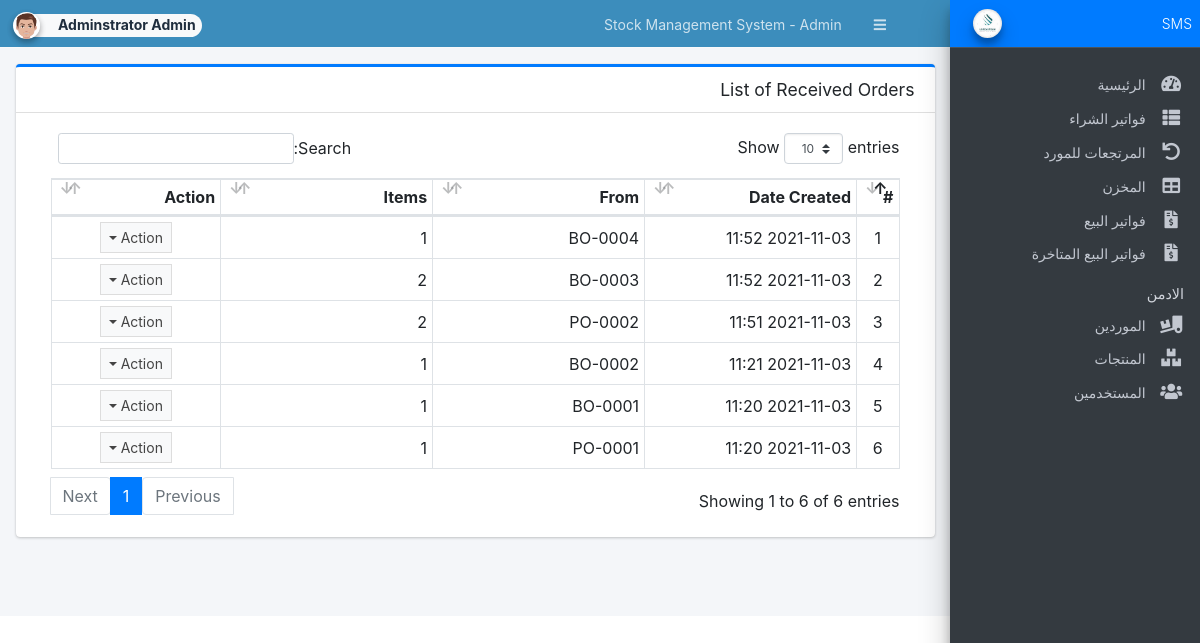
/admin/?page=receiving (signed in), run on the app's committed database.
### tables this page shows
CREATE TABLE `receiving_list` (
  `id` int(30) NOT NULL,
  `form_id` int(30) NOT NULL,
  `from_order` tinyint(1) NOT NULL DEFAULT 1 COMMENT '1=PO ,2 = BO',
  `amount` float NOT NULL DEFAULT 0,
  `discount_perc` float NOT NULL DEFAULT 0,
  `discount` float NOT NULL DEFAULT 0,
  `tax_perc` float NOT NULL DEFAULT 0,
  `tax` float NOT NULL DEFAULT 0,
  `stock_ids` text DEFAULT NULL,
  `remarks` text DEFAULT NULL,
  `date_created` datetime NOT NULL DEFAULT current_timestamp(),
  `date_updated` datetime NOT NULL DEFAULT current_timestamp() ON UPDATE current_timestamp()
);

CREATE TABLE `back_order_list` (
  `id` int(30) NOT NULL,
  `receiving_id` int(30) NOT NULL,
  `po_id` int(30) NOT NULL,
  `bo_code` varchar(50) NOT NULL,
  `supplier_id` int(30) NOT NULL,
  `amount` float NOT NULL,
  `discount_perc` float NOT NULL DEFAULT 0,
  `discount` float NOT NULL DEFAULT 0,
  `tax_perc` float NOT NULL DEFAULT 0,
  `tax` float NOT NULL DEFAULT 0,
  `remarks` text DEFAULT NULL,
  `status` tinyint(4) NOT NULL DEFAULT 0 COMMENT '0 = pending, 1 = partially received, 2 =received',
  `date_created` datetime NOT NULL DEFAULT current_timestamp(),
  `date_updated` datetime NOT NULL DEFAULT current_timestamp() ON UPDATE current_timestamp()
);

CREATE TABLE `purchase_order_list` (
  `id` int(30) NOT NULL,
  `po_code` varchar(50) NOT NULL,
  `supplier_id` int(30) NOT NULL,
  `amount` float NOT NULL,
  `discount_perc` float NOT NULL DEFAULT 0,
  `discount` float NOT NULL DEFAULT 0,
  `tax_perc` float NOT NULL DEFAULT 0,
  `paid` float NOT NULL DEFAULT 0,
  `remaining` float NOT NULL DEFAULT 0,
  `tax` float NOT NULL DEFAULT 0,
  `remarks` text NOT NULL,
  `status` tinyint(4) NOT NULL DEFAULT 2 COMMENT '0 = pending, 1 = partially received, 2 = received',
  `date_created` datetime NOT NULL DEFAULT current_timestamp(),
  `date_updated` datetime NOT NULL DEFAULT current_timestamp() ON UPDATE current_timestamp()
);

### config.php (called while the page is built, shortened)
<?php
require_once('classes/DBConnection.php');
require_once('classes/SystemSettings.php');
function validate_image($file){
	if(!empty($file)){
        $ex = explode('?',$file);
        $file = $ex[0];
        $param =  isset($ex[1]) ? '?'.$ex[1]  : '';
		if(is_file(base_app.$file)){
			return base_url.$file.$param;
		}else{
			return base_url.'dist/img/no-image-available.png';
		}
	}else{
		return base_url.'dist/img/no-image-available.png';
	}
}
function isMobileDevice(){
    $aMobileUA = array(
        '/iphone/i' => 'iPhone',
        '/ipod/i' => 'iPod',
        '/ipad/i' => 'iPad',
        '/android/i' => 'Android',
        '/blackberry/i' => 'BlackBerry',
        '/webos/i' => 'Mobile'
    );
    return false;
}
?>

### classes/DBConnection.php (called while the page is built, shortened)
<?php
class DBConnection{
    private $host = DB_SERVER;
    private $username = DB_USERNAME;
    private $password = DB_PASSWORD;
    private $database = DB_NAME;
    public $conn;
    public function __construct(){
        if (!isset($this->conn)) {
            $this->conn = new mysqli($this->host, $this->username, $this->password, $this->database);
        }
    }
}
?>

### classes/SystemSettings.php (called while the page is built, shortened)
<?php
class SystemSettings extends DBConnection{
	function userdata($field = ''){
		if(!empty($field)){
			if(isset($_SESSION['userdata'][$field]))
				return $_SESSION['userdata'][$field];
			else
				return null;
		}else{
			return false;
		}
	}
	function info($field=''){
		if(!empty($field)){
			if(isset($_SESSION['system_info'][$field]))
				return $_SESSION['system_info'][$field];
			else
				return false;
		}else{
			return false;
		}
	}
}
$_settings = new SystemSettings();
?>

### admin/receiving/index.php (the view, shortened to what this page needs)
<div class="card card-outline card-primary">
	<div class="card-header">
		<h3 class="card-title">List of Received Orders</h3>
	</div>
	<div class="card-body">
		<div class="container-fluid">
        <div class="container-fluid">
			<table class="table table-bordered table-stripped">
                    <colgroup>
                        <col width="5%">
                        <col width="25%">
                        <col width="25%">
                        <col width="25%">
                        <col width="20%">
                    </colgroup>
                    <thead>
                        <tr>
                            <th>#</th>
                            <th>Date Created</th>
                            <th>From</th>
                            <th>Items</th>
                            <th>Action</th>
                        </tr>
                    </thead>
                    <tbody>
                        <?php
                        $i = 1;
                        $qry = $conn->query("SELECT * FROM `receiving_list` order by `date_created` desc");
                        while($row = $qry->fetch_assoc()):
                            $row['items'] = explode(',',$row['stock_ids']);
                            if($row['from_order'] == 1){
                                $code = $conn->query("SELECT po_code from `purchase_order_list` where id='{$row['form_id']}' ")->fetch_assoc()['po_code'];
                            }else{
                                $code = $conn->query("SELECT bo_code from `back_order_list` where id='{$row['form_id']}' ")->fetch_assoc()['bo_code'];
                            }
                        ?>
                            <tr>
                                <td class="text-center"><?php echo $i++; ?></td>
                                <td><?php echo date("Y-m-d H:i",strtotime($row['date_created'])) ?></td>
                                <td><?php echo $code ?></td>
                                <td class="text-right"><?php echo number_format(count($row['items'])) ?></td>
                                <td align="center">
                                    <button type="button" class="btn btn-flat btn-default btn-sm dropdown-toggle dropdown-icon" data-toggle="dropdown">
                                            Action
                                    </button>
                                </td>
                            </tr>
                        <?php endwhile; ?>
                    </tbody>
                </table>
		</div>
		</div>
	</div>
</div>

### admin/index.php (shortened to what this page needs)
<?php require_once('../config.php'); ?>
 <!DOCTYPE html>
<html lang="ar" dir="rtl" class="" style="height: auto;">
<?php require_once('inc/header.php') ?>
  <body class="ar sidebar-mini layout-fixed control-sidebar-slide-open layout-navbar-fixed sidebar-mini-md sidebar-mini-xs" data-new-gr-c-s-check-loaded="14.991.0" data-gr-ext-installed="" style="height: auto;">
    <div class="wrapper">
     <?php require_once('inc/topBarNav.php') ?>
     <?php require_once('inc/navigation.php') ?>
     <?php $page = isset($_GET['page']) ? $_GET['page'] : 'home';  ?>
      <div class="content-wrapper pt-3" style="min-height: 567.854px;">
        <section class="content ">
          <div class="container-fluid">
            <?php
              if(!file_exists($page.".php") && !is_dir($page)){
                  include '404.html';
              }else{
                if(is_dir($page))
                  include $page.'/index.php';
                else
                  include $page.'.php';
              }
            ?>
          </div>
        </section>
      </div>
      <?php require_once('inc/footer.php') ?>
  </body>
</html>

### admin/inc/header.php (shortened to what this page needs)
<head>
    <link rel="stylesheet" href="<?php echo base_url ?>plugins/fontawesome-free/css/all.min.css">
    <link rel="stylesheet" href="<?php echo base_url ?>plugins/tempusdominus-bootstrap-4/css/tempusdominus-bootstrap-4.min.css">
  <link rel="stylesheet" href="<?php echo base_url ?>plugins/datatables-bs4/css/dataTables.bootstrap4.min.css">
  <link rel="stylesheet" href="<?php echo base_url ?>plugins/datatables-responsive/css/responsive.bootstrap4.min.css">
  <link rel="stylesheet" href="<?php echo base_url ?>plugins/datatables-buttons/css/buttons.bootstrap4.min.css">
  <link rel="stylesheet" href="<?php echo base_url ?>plugins/select2/css/select2.min.css">
  <link rel="stylesheet" href="<?php echo base_url ?>plugins/select2-bootstrap4-theme/select2-bootstrap4.min.css">
    <link rel="stylesheet" href="<?php echo base_url ?>plugins/icheck-bootstrap/icheck-bootstrap.min.css">
    <link rel="stylesheet" href="<?php echo base_url ?>plugins/jqvmap/jqvmap.min.css">
    <link rel="stylesheet" href="<?php echo base_url ?>dist/css/adminlte.css">
    <link rel="stylesheet" href="<?php echo base_url ?>dist/css/custom.css">
    <link rel="stylesheet" href="<?php echo base_url ?>plugins/overlayScrollbars/css/OverlayScrollbars.min.css">
    <link rel="stylesheet" href="<?php echo base_url ?>plugins/daterangepicker/daterangepicker.css">
    <link rel="stylesheet" href="<?php echo base_url ?>plugins/summernote/summernote-bs4.min.css">
  <link rel="stylesheet" href="<?php echo base_url ?>plugins/sweetalert2-theme-bootstrap-4/bootstrap-4.min.css">
  </head>

### admin/inc/topBarNav.php (shortened to what this page needs)
<nav class="main-header navbar navbar-expand navbar-dark border border-light border-top-0  border-left-0 border-right-0 navbar-light text-sm bg-lightblue">
  <ul class="navbar-nav">
    <li class="nav-item">
    <a class="nav-link" data-widget="pushmenu" href="#" role="button"><i class="fas fa-bars"></i></a>
    </li>
    <li class="nav-item d-none d-sm-inline-block">
      <a href="<?php echo base_url ?>" class="nav-link"><?php echo (!isMobileDevice()) ? $_settings->info('name'):$_settings->info('short_name'); ?> - Admin</a>
    </li>
  </ul>
  <ul class="navbar-nav ml-auto">
    <li class="nav-item">
      <div class="btn-group nav-link">
            <button type="button" class="btn btn-rounded badge badge-light dropdown-toggle dropdown-icon" data-toggle="dropdown">
              <span><img src="<?php echo validate_image($_settings->userdata('avatar')) ?>" class="img-circle elevation-2 user-img" alt="User Image"></span>
              <span class="ml-3"><?php echo ucwords($_settings->userdata('firstname').' '.$_settings->userdata('lastname')) ?></span>
            </button>
        </div>
    </li>
  </ul>
</nav>

### admin/inc/navigation.php (shortened to what this page needs)
<aside class="main-sidebar sidebar-dark-primary elevation-4 sidebar-no-expand">
  <a href="<?php echo base_url ?>admin" class="brand-link bg-primary text-sm">
  <img src="<?php echo validate_image($_settings->info('logo'))?>" alt="Store Logo" class="brand-image img-circle elevation-3 bg-black" style="width: 1.8rem;height: 1.8rem;max-height: unset">
  <span class="brand-text font-weight-light"><?php echo $_settings->info('short_name') ?></span>
  </a>
  <div class="sidebar os-host os-theme-light os-host-overflow os-host-overflow-y os-host-resize-disabled os-host-transition os-host-scrollbar-horizontal-hidden">
    <div class="os-content-glue" style="margin: 0px -8px; width: 249px; height: 646px;"></div>
    <div class="os-padding">
      <div class="os-viewport os-viewport-native-scrollbars-invisible" style="overflow-y: scroll;">
        <div class="os-content" style="padding: 0px 8px; height: 100%; width: 100%;">
          <nav class="mt-4">
             <ul class="nav nav-pills nav-sidebar flex-column text-sm nav-compact nav-flat nav-child-indent nav-collapse-hide-child" data-widget="treeview" role="menu" data-accordion="false">
              <li class="nav-item dropdown">
                <a href="./" class="nav-link nav-home">
                  <i class="nav-icon fas fa-tachometer-alt"></i>
                  <p>
                    الرئيسية
                  </p>
                </a>
              </li>
              <li class="nav-item">
                <a href="<?php echo base_url ?>admin/?page=purchase_order" class="nav-link nav-purchase_order">
                  <i class="nav-icon fas fa-th-list"></i>
                  <p>
                    فواتير الشراء
                  </p>
                </a>
              </li>
              <li class="nav-item">
                <a href="<?php echo base_url ?>admin/?page=return" class="nav-link nav-return">
                  <i class="nav-icon fas fa-undo"></i>
                  <p>
                    المرتجعات للمورد
                  </p>
                </a>
              </li>
              <li class="nav-item">
                <a href="<?php echo base_url ?>admin/?page=stocks" class="nav-link nav-stocks">
                  <i class="nav-icon fas fa-table"></i>
                  <p>
                      المخزن
                  </p>
                </a>
              </li>
              <li class="nav-item">
                <a href="<?php echo base_url ?>admin/?page=sales" class="nav-link nav-sales">
                  <i class="nav-icon fas fa-file-invoice-dollar"></i>
                  <p>
                     فواتير البيع
                  </p>
                </a>
              </li>
              <li class="nav-item">
                <a href="<?php echo base_url ?>admin/?page=sales-pending" class="nav-link nav-sales-pending">
                  <i class="nav-icon fas fa-file-invoice-dollar"></i>
                  <p>
                      فواتير  البيع المتاخرة
                  </p>
                </a>
              </li>
              <?php if($_settings->userdata('type') == 1): ?>
              <li class="nav-header">الادمن</li>
              <li class="nav-item dropdown">
                <a href="<?php echo base_url ?>admin/?page=maintenance/supplier" class="nav-link nav-maintenance_supplier">
                  <i class="nav-icon fas fa-truck-loading"></i>
                  <p>
                   الموردين
                  </p>
                </a>
              </li>
              <li class="nav-item dropdown">
                <a href="<?php echo base_url ?>admin/?page=maintenance/item" class="nav-link nav-maintenance_item">
                  <i class="nav-icon fas fa-boxes"></i>
                  <p>
                    المنتجات
                  </p>
                </a>
              </li>
              <li class="nav-item dropdown">
                <a href="<?php echo base_url ?>admin/?page=user/list" class="nav-link nav-user_list">
                  <i class="nav-icon fas fa-users"></i>
                  <p>
                    المستخدمين
                  </p>
                </a>
              </li>
              <?php endif; ?>
            </ul>
          </nav>
        </div>
      </div>
    </div>
  </div>
</aside>

### admin/inc/footer.php (shortened to what this page needs)
</div>

### admin/inc/topBarNav.php (style rules this page uses)
.user-img { position: absolute; height: 27px; width: 27px; object-fit: cover; left: -7%; top: -12%; }
.btn-rounded { border-radius: 50px; }

### data on the page
receiving_list: date_created "2021-11-03 11:52", form.bo_code "BO-0004", count($row['items']) "1"
receiving_list: date_created "2021-11-03 11:52", form.bo_code "BO-0003", count($row['items']) "2"
receiving_list: date_created "2021-11-03 11:51", form.po_code "PO-0002", count($row['items']) "2"
receiving_list: date_created "2021-11-03 11:21", form.bo_code "BO-0002", count($row['items']) "1"
receiving_list: date_created "2021-11-03 11:20", form.bo_code "BO-0001", count($row['items']) "1"
receiving_list: date_created "2021-11-03 11:20", form.po_code "PO-0001", count($row['items']) "1"

### other printed values
$_settings->info('name') "Stock Management System"
$_settings->userdata('firstname').' '.$_settings->userdata('lastname') "Adminstrator Admin"
$_settings->info('short_name') "SMS"
